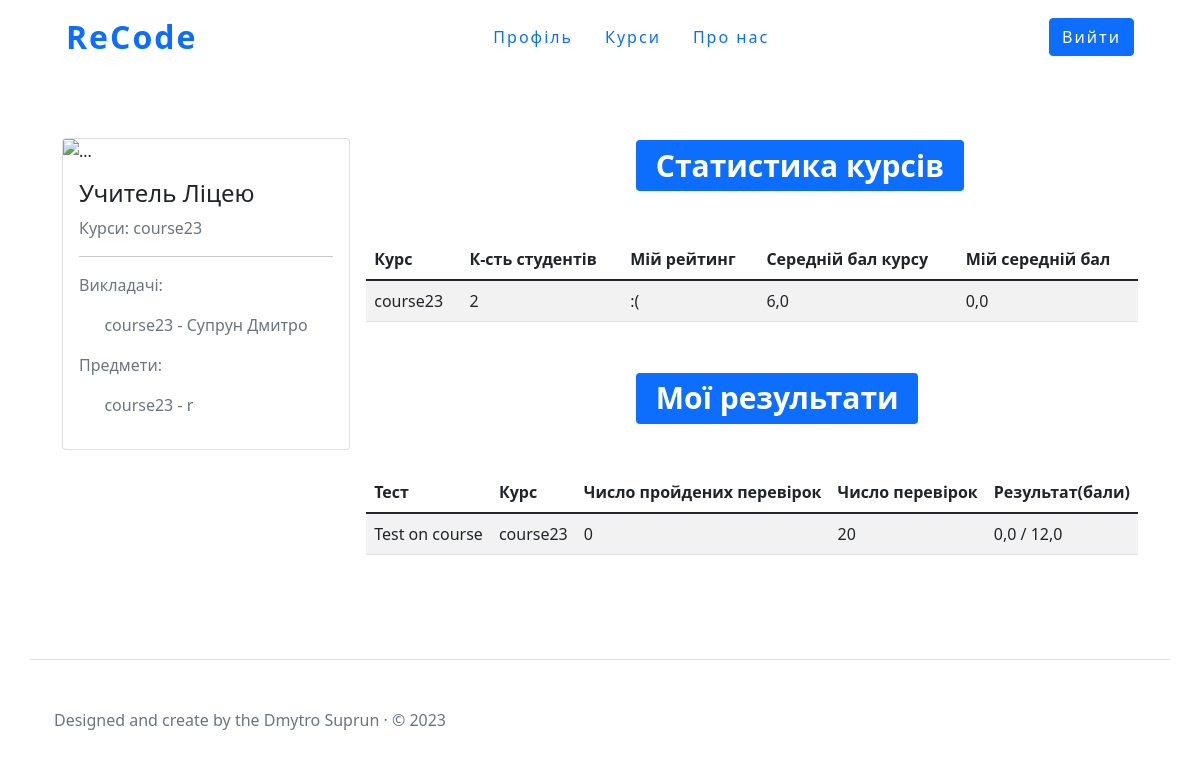
Screenshot of / (signed in) with the database file from the repository.
### course/models.py (models this page shows, shortened)
class CourseConfig(models.Model):
    name=models.CharField('Назва курсу', max_length=255)
    course_slug=models.SlugField('URL', db_index=True, unique=True, max_length=255)
    subject=models.CharField('Предмет', max_length=255)
    date_creating=models.DateField(auto_now_add=True)
    def __str__(self):
        return self.name
    class Meta:
        ordering = ['-pk']

### userAnswer/models.py (models this page shows)
class UserWhoСompletedTest(models.Model):
    user = models.ForeignKey(User,
                             on_delete=models.CASCADE,
                             verbose_name='Учень')
    course = models.ForeignKey(CourseConfig,
                               on_delete=models.CASCADE,
                               verbose_name='Курс')
    test = models.ForeignKey(TestsConfig,
                             on_delete=models.CASCADE,
                             verbose_name='Тест')
    user_point = models.FloatField('Кількість балів цього учня')
    success_percent = models.FloatField('Коофіцієнт успішності')
    date_completion = models.DateTimeField('Дата завершення',
                                           auto_now_add=True)
    class Meta:
      verbose_name = 'Завершені тестування'
      verbose_name_plural = 'Завершені тестування'

### tests/models.py (models this page shows, shortened)
class TestsConfig(models.Model):
    name_test = models.CharField('Назва тесту', max_length=255)
    slug = models.SlugField('URL', max_length=255, unique=True, db_index=True, )
    theme_test = models.CharField('Опис тесту ', max_length=255)
    author_of_test = models.ForeignKey(User,on_delete=models.CASCADE, verbose_name='Автор тесту')
    max_test_result = models.FloatField('Максимальний бал тесту')
    create_func_template = models.BooleanField('Автоматичне створення шаблону функції', default=True)
    autocomplete = models.BooleanField('Дозвіл на автозавершення', default=True)
    pre_end_check = models.BooleanField('Дозвіл на перевірку, перед завершеням тесту', default=True)
    date_creating=models.DateField(auto_now_add=True)
    class Meta:
        ordering=['-pk']

### staticPages/views.py (the view, shortened to what this page needs)
# urls.py: path('', index, name='index_page'),
def index(request):
    TYPE_PAGE = get_role(request)
    if TYPE_PAGE == 'anonymous':
        context = {'type': TYPE_PAGE}
    elif TYPE_PAGE == 'student':
        this_student_info = StudentInCourse.objects.filter(
            e_mail=request.user.email)
        this_student_courses = []
        names_courses = []
        for stud in this_student_info:
            this_student_courses.append(stud.course)
            names_courses.append(f'{stud.course.name},')
        names_courses[-1] = names_courses[-1].replace(names_courses[-1][-1],
                                                      '')
        all_course_teachers = {}
        for course in this_student_courses:
            all_course_teachers[course] = TeacherInCourse.objects.filter(
                course__name=course)
        for course, teachers in all_course_teachers.items():
            teachers_on_this_course = []
            for teacher in teachers:
                try:
                    this_teacher_in_user_model = User.objects.get(
                        email=teacher.e_mail)
                except:
                    this_teacher_in_user_model = f'Не автентифікований ({teacher.e_mail}),'
                teachers_on_this_course.append(this_teacher_in_user_model)
            all_course_teachers[course] = teachers_on_this_course
        for course, teachers in all_course_teachers.items():
            create_this_user = []
            for teacher in teachers:
                try:
                    create_this_user.append(
                        f'{teacher.first_name} {teacher.last_name},')
                except:
                    create_this_user.append(f'{teacher}')
            all_course_teachers[course] = create_this_user
        for course, teachers in all_course_teachers.items():
            try:
                teachers[-1] = teachers[-1].replace(',', ' ')
            except Exception:
                continue
        average_mark = None
        subjects_on_course = {}
        course_and_num_students = {}
        ratings = {}
        corse_average = {}
        my_average = {}
        courses = []
        my_results = {}
        for course in this_student_courses:
            courses.append(course)
            subjects_on_course[course.name] = course.subject
            course_and_num_students[course] = num_student_in_course(
                course.course_slug)
            ratings[course] = student_position_in_course(
                course.course_slug, request.user.email)
            corse_average[course] = average_mark_in_course(course.course_slug)
            my_average[course] = get_student_average_in_course(
                course.course_slug, request.user.email)
            my_results[course] = UserWhoСompletedTest.objects.filter(
                user=request.user, course=course)
        cases_total_num = {}
        for course, testing_results in my_results.items():
            for test_result in testing_results:
                try:
                    cases_total_num[test_result.test] = len(
                        DataForTestingCode.objects.filter(
                            section__test=test_result.test)
                    )  # якщо додавати до перевірок і поле курс, то тут потрібно додати фильтр по курсаам
                except KeyError:
                    continue
        completed_test_cases = {}
        for course, testing_results in my_results.items():
            tmp_tests_info = {}
            for testing_res in testing_results:
                tmp_tests_info[testing_res.test] = len(
                    CheckinResult.objects.filter(testing_result=True,
                                                 test=testing_res.test,
                                                 course=testing_res.course,
                                                 user=testing_res.user))
            completed_test_cases[course] = tmp_tests_info
        context = {
            'type': TYPE_PAGE,
            'courses': names_courses,
            'teachers_on_course': all_course_teachers.items(),
            'subjects': subjects_on_course.items(),
            'title': f'{request.user.first_name} {request.user.last_name}',
            'courses': courses,
            'num_students': course_and_num_students.items(),
            'rating': ratings.items(),
            'average': my_average.items(),
            'course_average': corse_average.items(),
            'my_res': my_results.items(),
            'cases_total_num': cases_total_num.items(),
            'cases_complete_num': completed_test_cases.items(),
        }
    else:
        context = {
            'type': TYPE_PAGE,
            'courses': [' Користувач не зареєстрований'],
            'title': f'Головна'
        }
    return render(request, 'staticPages/index.html', context=context)

### staticPages/views.py (called while the page is built)
def get_role(req):
    if req.user.is_anonymous:
        return 'anonymous'
    elif len(TeacherInCourse.objects.filter(e_mail=req.user.email)) == 0:
        if len(StudentInCourse.objects.filter(e_mail=req.user.email)) == 0:
            return 'anonymousStudent'
        return 'student'
    return 'teacher'

### statistic/views.py (called while the page is built)
def check_teacher(email):
    if len(TeacherInCourse.objects.filter(e_mail=email)) == 0:
        return False
    return True

def get_students_by_course(course):
    return StudentInCourse.objects.filter(course=course)

def get_course_by_slug(course_slug):
    return get_object_or_404(CourseConfig, course_slug=course_slug)

def get_assign_test(course):
    return AssignedTest.objects.filter(course=course)

def get_user_by_email(email):
    return get_object_or_404(User, email=email)

def get_student_in_course(student_email, course):
    return StudentInCourse.objects.get(e_mail=student_email, course=course)

def percent_part(total_num, chosen_part):
    if total_num == 0:
        return ':('
    return (chosen_part * 100) / total_num

def num_student_in_course(course_slug):
    STUDENT_NUM = 0
    try:
        this_course = get_course_by_slug(course_slug)
        students = get_students_by_course(this_course)
    except Exception:
        return ':('
    for i in students:
        STUDENT_NUM += 1
    return STUDENT_NUM

def get_student_average_in_course(course_slug, student_email):
    TOTAL_MARK = 0
    STUDENT_MARK_NUMBER = 0
    try:
        this_course = get_course_by_slug(course_slug)
        tests = get_assign_test(this_course)
        student = get_user_by_email(student_email)
    except Exception:
        return ':('
    assign_tests = []
    for assign_ob in tests:
        assign_tests.append(assign_ob.test)
    for test in assign_tests:
        try:
            testing_result_obj = UserWhoСompletedTest.objects.get(
                test=test, course=this_course, user=student)
        except Exception:
            continue
        TOTAL_MARK += testing_result_obj.user_point
        STUDENT_MARK_NUMBER += 1
    try:
        AVERAGE = round(TOTAL_MARK / STUDENT_MARK_NUMBER, 2)
    except ZeroDivisionError:
        return ':('
    return AVERAGE

### staticPages/templates/staticPages/index.html
{%if type == "teacher" %}
    {%include 'staticPages/profile/super-profile.html'%}
{%elif type == "student" or type == 'anonymousStudent'  %}
    {%include 'staticPages/profile/student-profile.html'%}
{%else%}
    {%include 'staticPages/index-layout.html'%}
{%endif%}

### staticPages/templates/staticPages/profile/student-profile.html
{% extends "staticPages/profile/profile-layout.html" %}
{%load static%}
{%block about_user%}
    <h4 class="card-title">{{user.first_name}} {{user.last_name}}</h4>
    <p class="text-muted">Курси:
        {%for course in courses%}
            {{course}}
        {%endfor%}
    </p>
    <hr>
    <p class="text-muted">Викладачі: </p>
    {% for course, teachers in teachers_on_course %}
            <p class="text-muted teacher-margin">{{course}} -
                {%for teacher in teachers %}
                    {{teacher}}
                {%endfor%}
            </p>
    {%endfor%}
    <p class="text-muted">Предмети: </p>
    {%for course, subject in subjects%}
        <p class="text-muted teacher-margin">{{course}} - {{subject}} </p>
    {%endfor%}
{%endblock%}
{%block information_in_profile%}
    <div class="user-course-statistic">
        <h1> <span class="badge bg-primary title__statistic">Статистика курсів</span></h1>
        <table class="table table-striped mt-5 mb-5">
            <thead>
                <tr>
                    <th scope="col">Курс</th>
                    <th scope="col">К-сть студентів</th>
                    <th scope="col">Мій рейтинг</th>
                    <th scope="col">Середній бал курсу</th>
                    <th scope="col">Мій середній бал</th>
                </tr>
            </thead>
            <tbody>
                {% for course1 in courses%}
                    <tr>
                        <td>{{course1.name}}</td>
                        <td>
                            {%for c,s in num_students%}
                                {%if course1 == c %}
                                    {{s}}
                                {%endif%}
                            {%endfor%}
                        </td>
                         <td>
                             {%for c,r in rating%}
                                {%if course1 == c %}
                                    {{r}}
                                {%endif%}
                            {%endfor%}
                         </td>
                        <td>
                            {%for c,ca in course_average%}
                                {%if course1 == c %}
                                    {{ca}}
                                {%endif%}
                            {%endfor%}
                        </td>
                        <td>
                            {%for c,a in average%}
                                {%if course1 == c %}
                                    {{a}}
                                {%endif%}
                            {%endfor%}
                        </td>
                    </tr>
                {% endfor %}
            </tbody>
        </table>
    </div>
    <div class="user-test-statistic">
        <h1> <span class="badge bg-primary title__statistic ">Мої результати</span></h1>
        <table class="table table-striped mt-5 mb-5">
            <thead>
                <tr>
                    <th scope="col">Тест</th>
                    <th scope="col">Курс</th>
                    <th scope="col">Число пройдених перевірок</th>
                    <th scope="col">Число перевірок</th>
                    <th scope="col">Результат(бали)</th>
                </tr>
            </thead>
            <tbody>
                {%for c,r in my_res %}
                    {%for tmp_r in r%}
                        <tr>
                            <td>{{tmp_r.test.name_test}}</td>
                            <td>{{c.name}}</td>
                            <td>
                                {%for course_tmp , test_with_num_complete in cases_complete_num%}
                                    {%if course_tmp == c%}
                                        {%for test, num_complete in test_with_num_complete.items %}
                                            {%if test == tmp_r.test %}
                                                {{num_complete}}
                                             {%endif%}
                                        {%endfor%}
                                    {%endif%}
                                {%endfor%}
                            </td>
                            <td>
                                {%for case_test, num in cases_total_num%}
                                    {%if case_test == tmp_r.test%}
                                        {{num}}
                                    {%endif%}
                                {%endfor%}
                            </td>
                            <td>{{tmp_r.user_point}} / {{tmp_r.test.max_test_result}}</td>
                        </tr>
                    {%endfor%}
                {%endfor%}
            </tbody>
        </table>
    </div>
{%endblock%}

### staticPages/static/staticPages/css/style_for_profile.css (style rules this page uses)
.teacher-margin { margin-left:10%; }
.title__statistic { margin-left: 35%; }

### rows the page displays
CourseConfig: name "course23", teachers "Супрун Дмитро", subjects "course23", s "2", r ":(", ca "6,0", a "0,0"
UserWhoСompletedTest: test.name_test "Test on course", user_point "0,0", test.max_test_result "12,0"
TestsConfig: num_complete "0", num "20"

### other values shown
{{ user.first_name }} "Учитель"
{{ user.last_name }} "Ліцею"
{{ subject }} "r"
